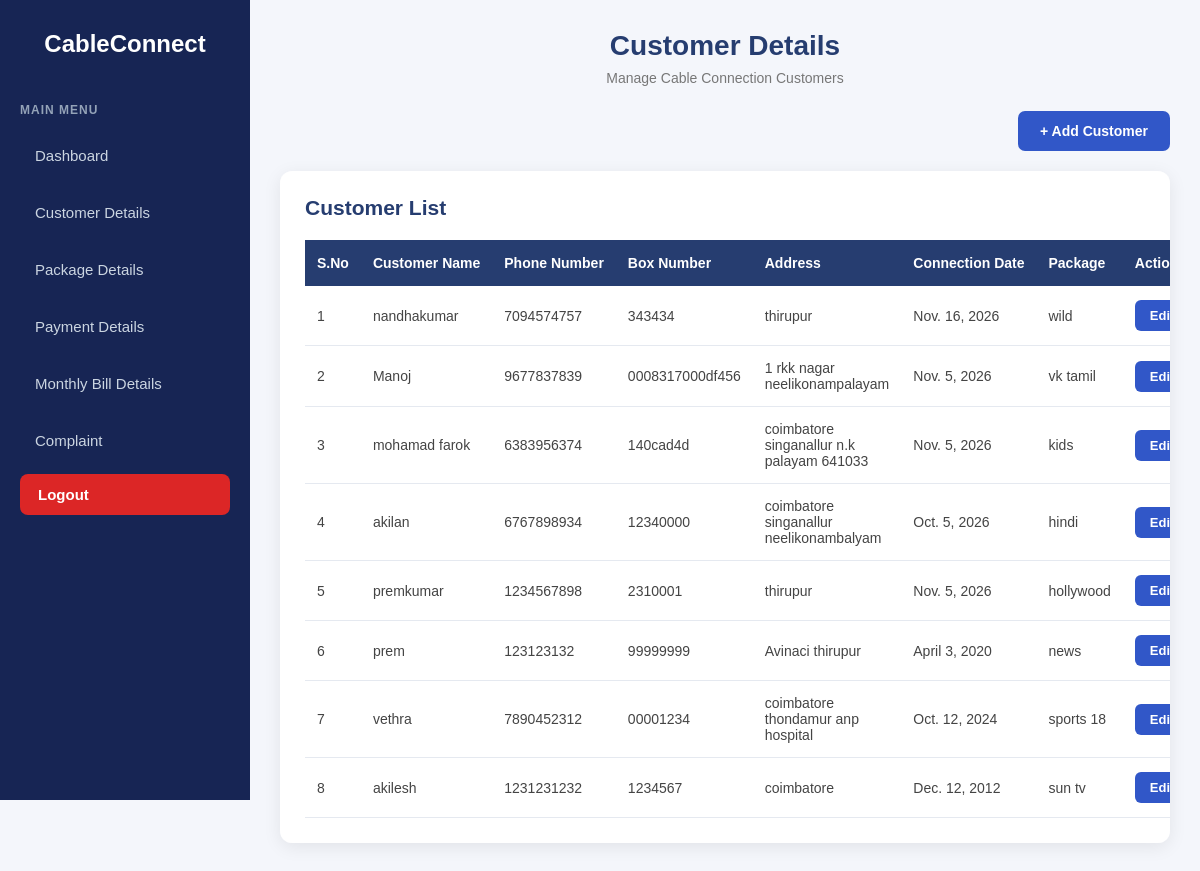
The page /customerlist/ on the database as committed earlier.
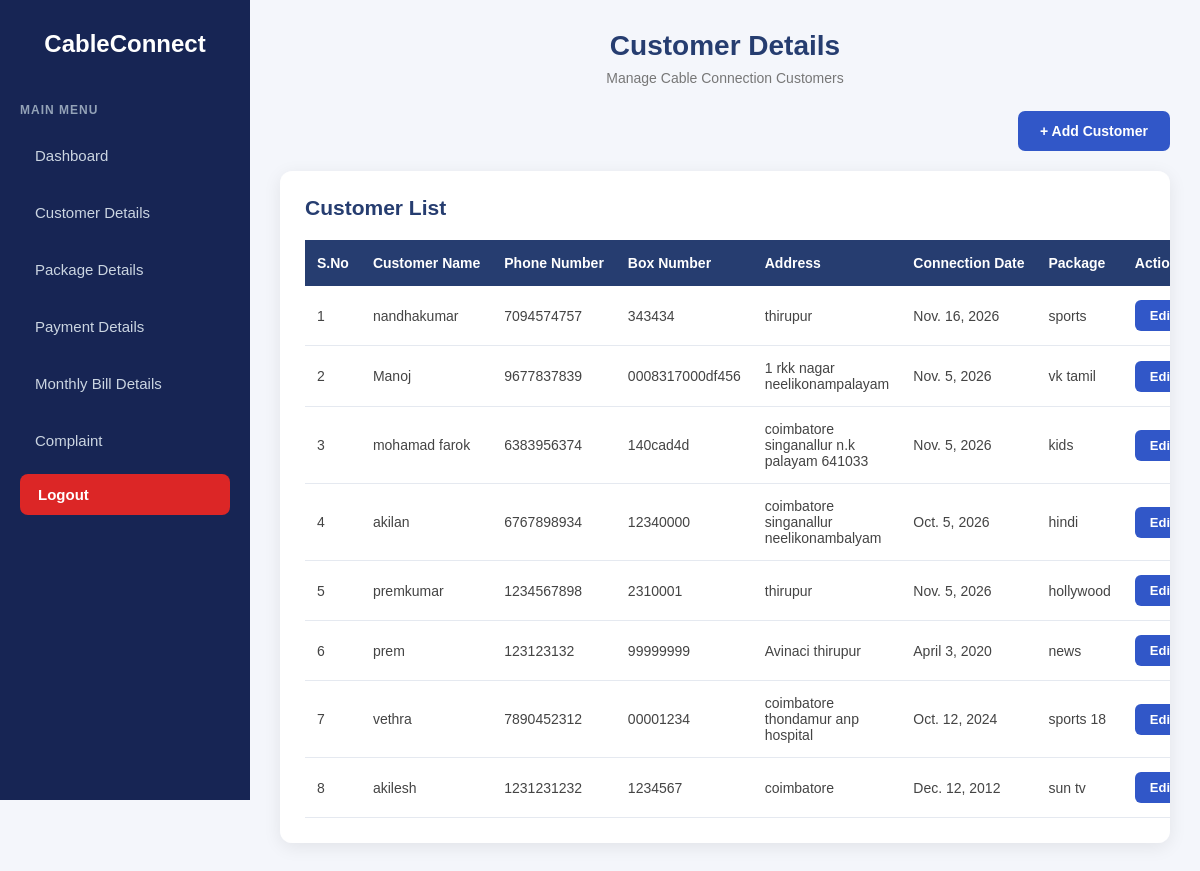
The same page on the database as committed later.
### cash/models.py (models this page shows, shortened)
class Customer(models.Model):
    customer_name = models.CharField(max_length=100)
    phone = models.CharField(max_length=15)
    box_number = models.CharField(max_length=20, unique=True)
    address = models.TextField()
    connection_date = models.DateField()
    package = models.ForeignKey(
        ConnectionPackage,
        on_delete=models.PROTECT
    )
    is_active = models.BooleanField(default=True)

class ConnectionPackage(models.Model):
    package_name = models.CharField(max_length=100)
    package_amount = models.FloatField()
    description = models.TextField(blank=True)
    is_active = models.BooleanField(default=True)
    def __str__(self):
        return self.package_name

### cash/views.py (the view)
# urls.py: path('customerlist/',customer_display, name='customer_display'),
def customer_display(request):
    customers = Customer.objects.all().order_by('-id')
    return render(
        request,
        'customer_list.html',
        {'customers': customers}
    )

### cash/templates/customer_list.html (shortened to what this page needs)
{% load static %}
<!DOCTYPE html>
<html lang="en">
<head>
    <link rel="stylesheet" href="{% static 'sidebar.css' %}?v=1">
    <link rel="stylesheet" href="{% static 'customer.css' %}?v=5">
</head>
<body>
    {% include 'sidebar.html' %}
    <div class="page-content">
        <div class="page-header">
            <h1>Customer Details</h1>
            <p>Manage Cable Connection Customers</p>
        </div>
        <div class="add-customer-section">
            <a href="{% url 'customer' %}" class="add-btn">
                + Add Customer
            </a>
        </div>
        <div class="table-container">
            <h2>Customer List</h2>
            <table>
                <thead>
                    <tr>
                        <th>S.No</th>
                        <th>Customer Name</th>
                        <th>Phone Number</th>
                        <th>Box Number</th>
                        <th>Address</th>
                        <th>Connection Date</th>
                        <th>Package</th>
                        <th>Action</th>
                    </tr>
                </thead>
                <tbody>
                    {% for i in customers %}
                    <tr>
                        <td>{{ forloop.counter }}</td>
                        <td>{{ i.customer_name }}</td>
                        <td>{{ i.phone }}</td>
                        <td>{{ i.box_number }}</td>
                        <td>{{ i.address }}</td>
                        <td>{{ i.connection_date }}</td>
                        <td>{{ i.package }}</td>
                        <td>
                            <div class="action-buttons">
                                <a href="{% url 'customer-edit' i.id %}"
                                   class="edit-btn">
                                    Edit
                                </a>
                            </div>
                        </td>
                    </tr>
                    {% empty %}
                    <tr>
                        <td colspan="9" class="empty">
                            No Customer Records Found
                        </td>
                    </tr>
                    {% endfor %}
                </tbody>
            </table>
        </div>
    </div>
</body>
</html>

Rows that differ between the two databases and show on the page:
changed Customer "nandhakumar": package "wild" → "sports"
